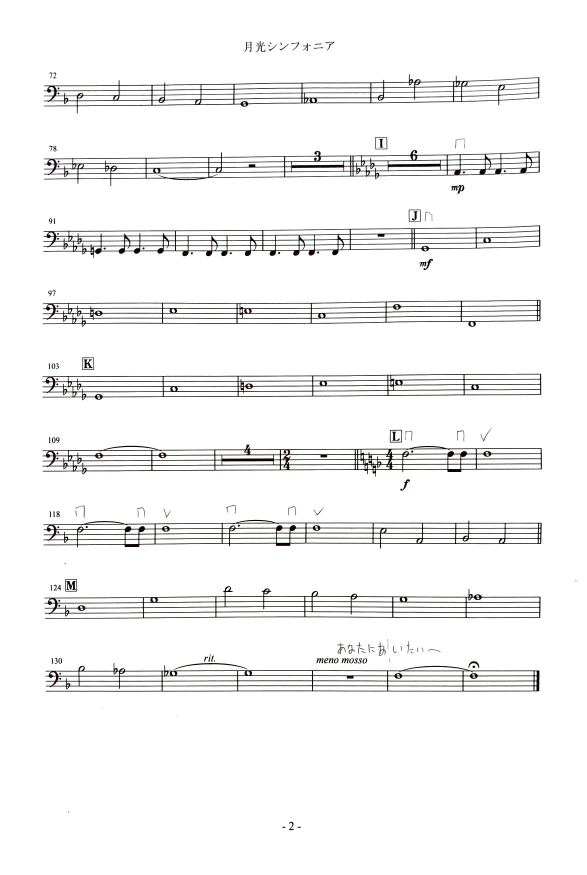
#> input picture sample/sheet2.png, 1760 x 2624 px (shown at 1/3 size)
$ python sample2.py
#> lines starting #> are read from the running program, lines starting #| are printed output that depends on the picture; after the words box and inside, x2 and y2 are one past the last pixel; in counts of white or black regions, pixels touching at a corner belong together
import cv2 as cv
import numpy

# グレースケールで読み込み
img = cv.imread("sample/sheet2.png", cv.IMREAD_GRAYSCALE)
#> img: shape (2624, 1760); min 0, max 255, mean 244.2
cv.imwrite("process1.png", img)

#ret, img_bin = cv.threshold(img, 130, 255, cv.THRESH_TOZERO)
# 白黒化
ret, img_bin = cv.threshold(img, 100, 255, cv.THRESH_BINARY | cv.THRESH_OTSU)
#> img_bin: shape (2624, 1760); 95.2% white; 158 black regions (24 under 20 px)
#> ret = 150
cv.imwrite("process2.png", img_bin)

# 輪郭検出
cnt, hierarchy = cv.findContours(img_bin, cv.RETR_TREE, cv.CHAIN_APPROX_SIMPLE)
#> cnt = 881 contours, 124 with area under 20; largest, box (x1, y1, x2, y2) and area: (0, 0, 1760, 2624) 4613857, (127, 1333, 1627, 1431) 97728, (129, 675, 1622, 775) 96312, (129, 1559, 1626, 1646) 96300, (126, 1120, 1625, 1202) 94746

# 検出した輪郭を赤色で描画して保存
sheet3 = cv.imread("sample/sheet2.png", cv.IMREAD_COLOR)
#> sheet3 is the input picture: shape (2624, 1760, 3); mean B, G, R 244.1, 244.2, 244.3
sheet3 = cv.drawContours(sheet3, cnt, -1, (0, 0, 255, 255), 2, cv.LINE_AA)
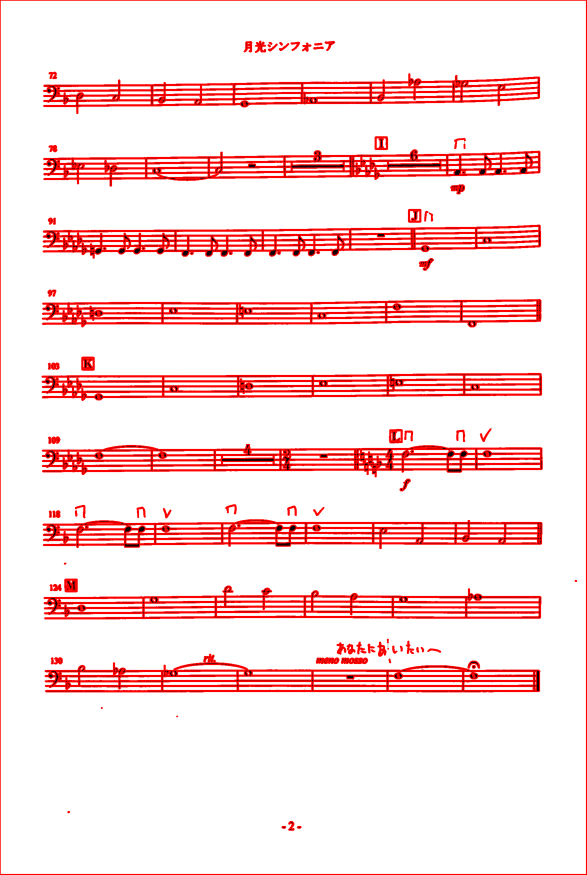
#> sheet3: shape (2624, 1760, 3) (shown at 1/3 size); mean B, G, R 222.7, 222.7, 252.8
cv.imwrite("process3.png", sheet3)

sheet5 = cv.imread("sample/sheet2.png", cv.IMREAD_COLOR)
sheet5_onlyline = cv.imread("sample/sheet2.png", cv.IMREAD_COLOR)
sheet5_bars = cv.imread("sample/sheet2.png", cv.IMREAD_COLOR)

height, width = img.shape
#> height = 2624; width = 1760
image_size = height * width
#> image_size = 4618240
filtered_cnt = []
line_contour_boundings = [] # 五線自体
for i, contour in enumerate(cnt):
    area = cv.contourArea(contour)
    if image_size * 0.99 < area:
        continue
    filtered_cnt.append(contour)

    x,y,w,h = cv.boundingRect(contour)
    sheet5 = cv.rectangle(sheet5, (x, y), (x+w, y+h), (0, 255, 0), 3)

    # 紙の幅の6割を超えるエリアのものは五線を検出したものとみなす
    if w > width * 0.6:
        line_contour_boundings.append((x,y,w,h))
        sheet5_onlyline = cv.rectangle(sheet5_onlyline, (x, y), (x+w, y+h), (0, 255, 0), 3)
        sheet5_bars = cv.rectangle(sheet5_bars, (x, y), (x+w, y+h), (0, 255, 0), 3)
#> this loop made 881 passes
#> (area, x, y, w, h) on passes 2 to 4: (42.5, 892, 2479, 11, 6), (45, 846, 2479, 11, 6), (187.5, 866, 2464, 16, 27)
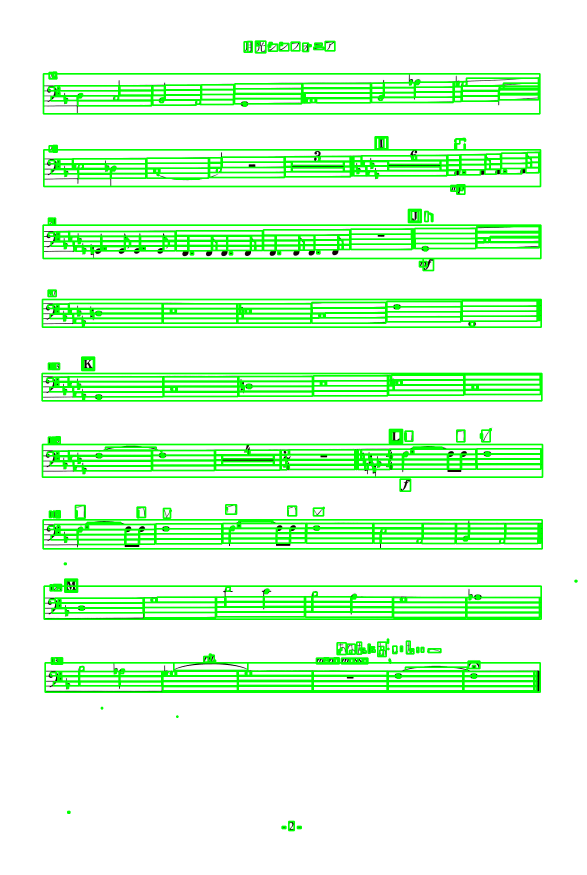
#> sheet5: shape (2624, 1760, 3) (shown at 1/3 size); mean B, G, R 220, 253.7, 220.1
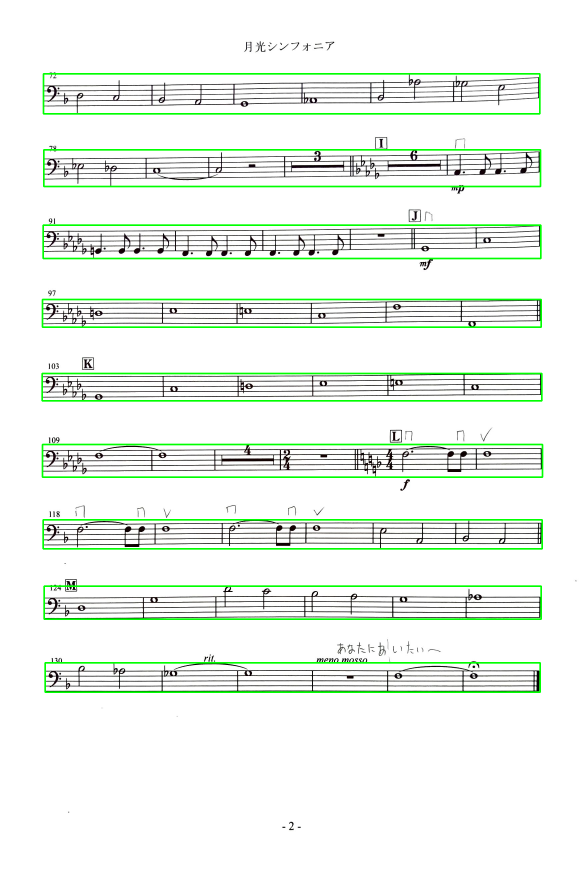
#> sheet5_bars: shape (2624, 1760, 3) (shown at 1/3 size); mean B, G, R 236.4, 244.3, 236.6
#> after the loop, filtered_cnt = 880 contours, 124 with area under 20; largest, box (x1, y1, x2, y2) and area: (127, 1333, 1627, 1431) 97728, (129, 675, 1622, 775) 96312, (129, 1559, 1626, 1646) 96300, (126, 1120, 1625, 1202) 94746, (131, 449, 1621, 559) 94388; line_contour_boundings = [(135, 1988, 1485, 88), (132, 1758, 1491, 99), (129, 1559, 1497, 87), (127, 1333, 1500, 98), (126, 1120, 1499, 82), (127, 898, 1496, 83), (129, 675, 1493, 100), (131, 449, 1490, 110), (130, 221, 1489, 120)]


sheet4 = cv.imread("sample/sheet2.png", cv.IMREAD_COLOR)
sheet4 = cv.drawContours(sheet4, filtered_cnt, -1, (0, 0, 255, 255), 2, cv.LINE_AA)
cv.imwrite("process4.png", sheet4)

cv.imwrite("process5.png", sheet5)
cv.imwrite("process5_1.onlyeline.png", sheet5_onlyline)

bar_x_candidates = {}
x_range = 3 #px ?
for contour in filtered_cnt:
    # line no: 1.. (y, h)
    # bar catidate x position: x
    # detection count: 0..
    #   (line_y, line_height, bar_cx) = detect_count
    x,y,w,h = cv.boundingRect(contour)
    for line_x, line_y, line_w, line_h in line_contour_boundings:
        if line_x <= x and x <= line_x + line_w and \
           line_y <= y and y <= line_y + line_h and \
           w > h * 5: # 五線の間を検出しているものは横長のはず
            # 五線エリア内
            for (c_line_x, c_line_w, c_line_y, c_line_h, c_x), count in list(bar_x_candidates.items()):
                if (c_x - x_range) <= (x + w) and (x + w) <= (c_x + x_range):
                    # 同じ x の箇所（見つけたエリアの右側 (x+w)）（誤差 x_range 内）を見つけたらカウントアップしておく
                    bar_x_candidates[(c_line_x, c_line_w, c_line_y, c_line_h, c_x)] = count + 1
                    break
            else:
                bar_x_candidates[(line_x, line_w, line_y, line_h, (x + w))] = 1
#> this loop made 880 passes
#> (x, y, w, h) on passes 1 to 3: (892, 2479, 11, 6), (846, 2479, 11, 6), (866, 2464, 16, 27)
#> after the loop, bar_x_candidates = 70 items

for (line_x, line_w, line_y, line_h, x), count in list(bar_x_candidates.items()):
    if count <= 4:
        sheet5_bars = cv.line(sheet5_bars, (x, line_y), (x, line_y + line_h), (0, 255, 0), 3)
#> this loop made 70 passes
#> (line_x, line_w, line_y, line_h, x, count) on passes 1 to 12: (135, 1485, 1988, 88, 743, 2), (135, 1485, 1988, 88, 1620, 22), (135, 1485, 1988, 88, 1601, 4), (135, 1485, 1988, 88, 1388, 8), (135, 1485, 1988, 88, 712, 12), (135, 1485, 1988, 88, 1161, 8), (135, 1485, 1988, 88, 936, 10), (135, 1485, 1988, 88, 485, 10), (135, 1485, 1988, 88, 357, 5), (135, 1485, 1988, 88, 236, 1), (135, 1485, 1988, 88, 1401, 1), (132, 1491, 1758, 99, 1397, 4)
cv.imwrite("process5_2.bars.png", sheet5_bars)


# 線を検出
lines = cv.HoughLinesP(img_bin, rho=1, theta=numpy.pi/360, threshold=120, minLineLength=1000, maxLineGap=100)
#> lines = 1704 rows, first 6: [0, 2286, 1759, 527], [0, 2439, 1759, 680], [0, 2197, 1759, 438], [73, 2623, 1759, 937], [0, 2231, 1759, 472], [31, 0, 1455, 2623]
sheet6 = cv.imread("sample/sheet2.png", cv.IMREAD_COLOR)
for line in lines:
    x1, y1, x2, y2 = line[0]
    if x1 < width*0.01 or x1 > width*0.99 or x2 < width*0.01 or x2 > width*0.99 or \
       y1 < height*0.01 or y1 > height*0.99 or y2 < height*0.01 or y2 > height*0.99:
       continue
    sheet6 = cv.line(sheet6, (x1, y1), (x2, y2), (0, 0, 255), 1)
#> this loop made 1704 passes
#> line on passes 30 to 32: [[0, 2405, 1759, 646]], [[4, 2623, 1759, 868]], [[0, 1662, 1662, 0]]
cv.imwrite("process6.png", sheet6)
